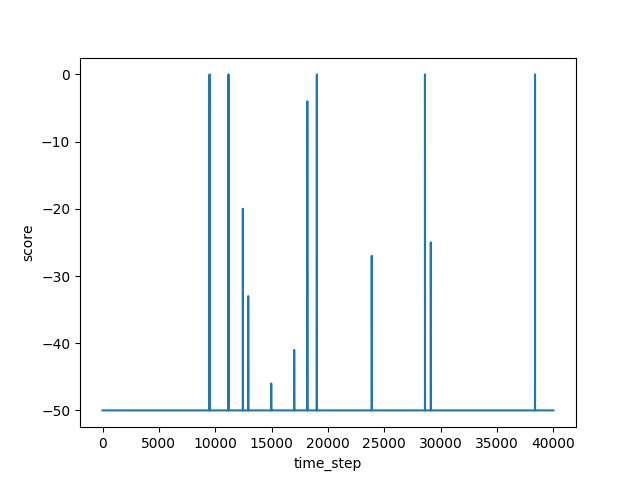

Write the Python code that produced this figure.
import ddpg
import os
import gym
import numpy as np
import matplotlib.pyplot as plt


_DIST_THRESHOLD = 0.0001

def concat_obs_goal(state_dict):
    obs = state_dict['observation']
    goal = state_dict['desired_goal']
    _concat = np.concatenate([obs,goal])
    return _concat

def are_posns_different(h_fag, h_lag):
    if abs(h_fag[0] - h_lag[0]) > _DIST_THRESHOLD:
        return True
    if abs(h_fag[1] - h_lag[1]) > _DIST_THRESHOLD:
        return True
    if abs(h_fag[2] - h_lag[2]) > _DIST_THRESHOLD:
        return True
    return False

# n_states = 25
# n_actions = 4

env = gym.make('FetchPush-v1')
print(dir(env))
observation = env.reset()

state_inp = concat_obs_goal(observation)

# parameters for the agent
d_alpha = 0.000025
d_beta = 0.00025
d_tau = 0.001
d_layer1_size = 256
d_layer2_size = 256
d_layer3_size = 256
d_layer4_size = 256
d_input_dims = state_inp.shape[0]
d_num_actions = env.action_space.shape[0]
d_output_dir = "tmp/Fetch_push_ddpg_her_2"

# Train time parameters
_MAX_EPOCHS = 2001
_MAX_EPISODES = 40
_MAX_TIMESTEPS = 50
print("d_input_dims", d_input_dims)

print("d_num_actions",d_num_actions)

# np.random.seed(0)

fetch_agent = ddpg.Agent(d_alpha, d_beta, d_input_dims, d_tau, env, d_num_actions, d_layer1_size, d_layer2_size, d_layer3_size, d_layer4_size,d_output_dir)

fetch_agent.load_models()

score_history = []
critic_loss_history = []
actor_obj_history = []


for _epochs in range(_MAX_EPOCHS):
    first_state = env.reset()
    
    for _episodes in range(_MAX_EPISODES):
        observation = first_state.copy()
        state_inp = concat_obs_goal(observation)
        done = False
        time_step = 0
        
        fetch_agent.initialize_her_buffer()

        while (time_step < _MAX_TIMESTEPS):
            act = fetch_agent.choose_action(state_inp)
            new_state, reward, done, info = env.step(act)
            # env.render()
            fetch_agent.remember(concat_obs_goal(observation), act, reward, concat_obs_goal(new_state), observation['desired_goal'], observation['achieved_goal'], new_state['desired_goal'], new_state['achieved_goal'], int(done))
            observation = new_state
            time_step += 1

        fetch_agent.her_memory.manipulate_buffer()
        h_states, h_actions, h_new_states, h_rewards, h_terminal, h_fag, h_lag = fetch_agent.her_memory.return_elements()
        if are_posns_different(h_fag, h_lag):
            print("updating HER")
            for i in range(h_states.shape[0]):
                fetch_agent.memory.store_transition(h_states[i], h_actions[i], h_rewards[i], h_new_states[i], (h_rewards[i] == 0), 1)

    for _episodes in range(_MAX_EPISODES // 2):
        time_step = 0
        score = 0
        critic_loss = 0
        actor_objective_func = 0
        cl = 0.
        aof = 0.
        while (time_step < _MAX_TIMESTEPS):
            cl, aof = fetch_agent.learn()
            actor_objective_func += aof
            critic_loss += cl
            score += reward
            time_step += 1
        actor_objective_func = actor_objective_func/_MAX_TIMESTEPS
        critic_loss = critic_loss/_MAX_TIMESTEPS

        score_history.append(score)
        critic_loss_history.append(critic_loss)
        actor_obj_history.append(actor_objective_func    )

        print("//////////////////////////////////////////////////////")
        print('epoch', _epochs)
        print('episodes', _episodes)
        print('score %.2f' % score)
        print('trailing 100 games avg %.3f' %np.mean(score_history[-100:]))
        print('critic_loss', critic_loss)
        print('actor_objective_func', actor_objective_func)
        print('buffer_ratio', fetch_agent.memory.get_flag_ratio())
        print("\\\\\\\\\\\\\\\\\\\\\\\\\\\\\\\\\\\\\\\\\\\\\\\\\\\\\\")

    if  _epochs %5  == 0:
        fetch_agent.save_models()
    

print(score_history)
print(critic_loss_history)
print(actor_obj_history)


filename = 'fetch_slide.png'
plt.plot(score_history)
plt.xlabel("time_step")
plt.ylabel("score")
plt.savefig(os.path.join(d_output_dir, filename))


filename = 'fetch_slide_critic_loss.png'
plt.plot(critic_loss_history)
plt.xlabel("time_step")
plt.ylabel("critic_loss")
plt.savefig(os.path.join(d_output_dir, filename))


filename = 'fetch_slide_actor_obj_func.png'
plt.plot(actor_obj_history)
plt.xlabel("time_step")
plt.ylabel("actor_objective_function")
plt.savefig(os.path.join(d_output_dir, filename))